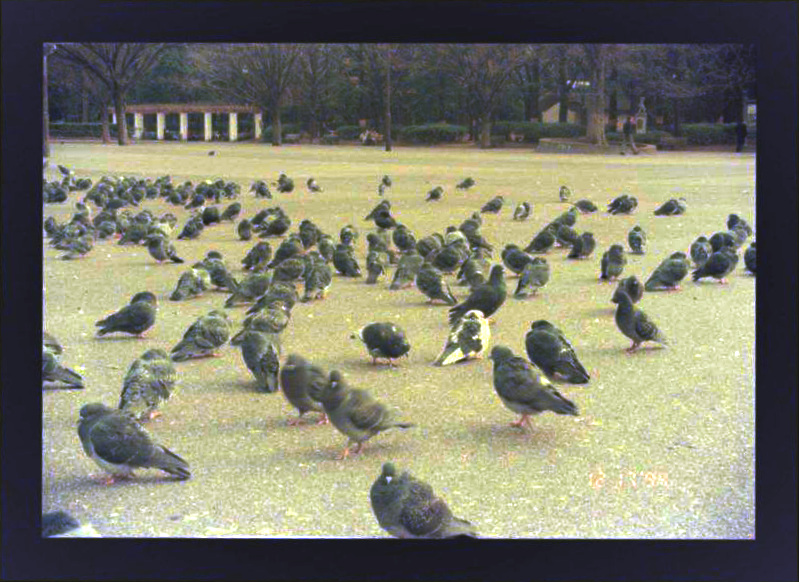
#> input picture site/src/img/color/19941217A-08-tokyo_legacy.jpg, 799 x 582 px
$ python -i geometry.py   (imports and definitions only)
#> lines starting #> are read from the running program, lines starting #| are printed output that depends on the picture; after the words box and inside, x2 and y2 are one past the last pixel; in counts of white or black regions, pixels touching at a corner belong together
#> further down, picture is the input picture: shape (582, 799, 3); mean B, G, R 108.4, 124.5, 124.9
"""Rilevamento del fotogramma, raddrizzamento prospettico e ritaglio."""
from __future__ import annotations

import cv2
import numpy as np

MIN_AREA_FRACTION = 0.20
MIN_RECT_FILL = 0.90
# un quadrilatero interno conta come fotogramma se ha almeno questa frazione dell'area esterna
INNER_MIN_FRACTION = 0.5
INNER_MAX_FRACTION = 0.85


RECT_SIDE_TOL = 0.10    # lati opposti: differenza massima (prospettiva leggera)
RECT_ANGLE_TOL = 8.0    # angoli: scarto massimo da 90° (gradi)


# [12 lines left out: function _is_rectangular, not called in this run]


def _inside(inner: np.ndarray, outer: np.ndarray, tol: float = 3.0) -> bool:
    poly = outer.reshape(-1, 1, 2).astype(np.float32)
    return all(cv2.pointPolygonTest(poly, (float(x), float(y)), True) >= -tol for x, y in inner)


def _order(pts: np.ndarray) -> np.ndarray:
    """Ordina gli angoli: alto-sinistra, alto-destra, basso-destra, basso-sinistra."""
    s = pts.sum(axis=1)
    d = pts[:, 1] - pts[:, 0]
    return np.array([pts[np.argmin(s)], pts[np.argmin(d)], pts[np.argmax(s)], pts[np.argmax(d)]],
                    np.float32)


def _otsu(values: np.ndarray) -> float:
    v = values.astype(np.uint8).reshape(1, -1)
    t, _ = cv2.threshold(v, 0, 255, cv2.THRESH_BINARY + cv2.THRESH_OTSU)
    return float(t)


def _touches_border(c: np.ndarray, shape: tuple[int, ...], margin: int = 2) -> bool:
    x, y, w, h = cv2.boundingRect(c)
    return x <= margin or y <= margin or x + w >= shape[1] - margin or y + h >= shape[0] - margin


def _quad(c: np.ndarray) -> tuple[np.ndarray, bool] | None:
    """Quadrilatero del contorno e se è netto (True) o approssimato da un rettangolo (False)."""
    approx = cv2.approxPolyDP(c, 0.02 * cv2.arcLength(c, True), True)
    if len(approx) == 4 and cv2.isContourConvex(approx):
        return _order(approx.reshape(4, 2).astype(np.float32)), True
    rect = cv2.minAreaRect(c)
    if cv2.contourArea(c) / max(rect[1][0] * rect[1][1], 1.0) >= MIN_RECT_FILL:
        return _order(cv2.boxPoints(rect).astype(np.float32)), False
    return None


def find_frame_corners(img: np.ndarray, aspect: float = 1.5) -> np.ndarray | None:
    """Cerca il fotogramma: la zona scura più grande che non tocca i bordi della foto.

    La foto contiene fino a quattro livelli di luminosità (porta-negativi nero, fotogramma,
    base della pellicola, luce nuda): si provano più soglie, così il fotogramma emerge
    qualunque sia lo sfondo.
    """
#> called with aspect = 1.5
    lum = np.log10(np.clip(img.mean(axis=-1), 1e-4, None))
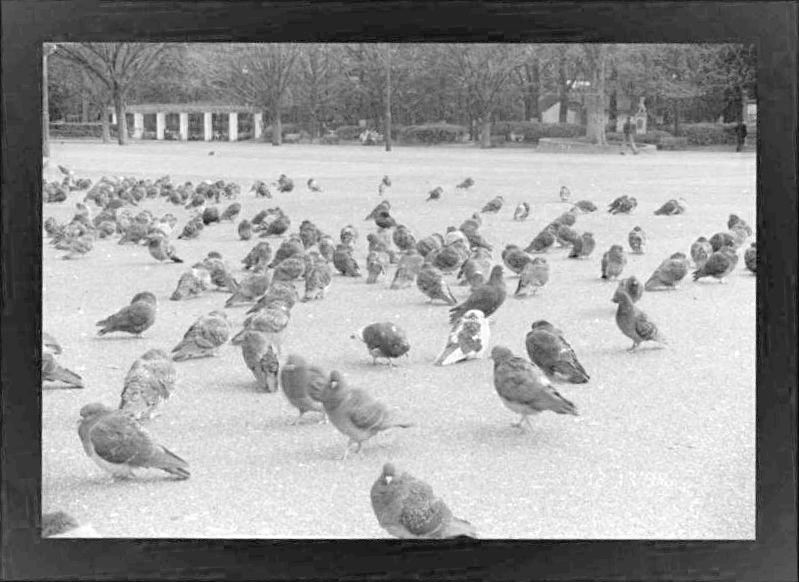
#> lum: shape (582, 799) float64; min 1.33, max 2.41, mean 1.98; drawn with min black and max white
    if float(lum.max() - lum.min()) < 1e-3:
        return None
    lum8 = cv2.normalize(lum, None, 0, 255, cv2.NORM_MINMAX).astype(np.uint8)
    lum8 = cv2.GaussianBlur(lum8, (0, 0), max(1.0, 0.003 * min(img.shape[:2])))
    t1 = _otsu(lum8)
#> in _otsu, `t, _ = cv2.threshold(v, 0, 255, cv2.THRESH_BINARY + cv2.THRESH_OTSU)`: t = 146
#> t1 = 146
    thresholds = {t1}
#> thresholds = 1 item
    for part in (lum8[lum8 <= t1], lum8[lum8 > t1]):
        if part.size and part.min() != part.max():
            thresholds.add(_otsu(part))
#> this loop made 2 passes
#> t in _otsu on passes 1 to 2: 86, 196
#> after the loop, thresholds = 3 items
    min_area = MIN_AREA_FRACTION * img.shape[0] * img.shape[1]
    candidates: list[tuple[float, np.ndarray, bool]] = []
    kernel = np.ones((5, 5), np.uint8)
    for t in sorted(thresholds):
        mask = cv2.morphologyEx((lum8 <= t).astype(np.uint8) * 255, cv2.MORPH_CLOSE, kernel)
        # CCOMP: al primo livello ci sono i bordi esterni di TUTTE le zone scure, anche quelle
        # dentro un buco di un'altra (il fotogramma dentro la finestra del porta-negativi)
        contours, hier = cv2.findContours(mask, cv2.RETR_CCOMP, cv2.CHAIN_APPROX_SIMPLE)
        outer = [c for c, hh in zip(contours, hier[0]) if hh[3] == -1] if contours else []
        # la finestra del porta-negativi (buco di una zona scura che tocca il bordo) è un
        # candidato anche quando il contorno del fotogramma è irregolare
        windows = []
        for c, hh in zip(contours, hier[0]) if contours else []:
            if hh[3] == -1 and _touches_border(c, img.shape):
                child = hh[2]
                while child != -1:
                    windows.append(contours[child])
                    child = hier[0][child][0]
        for c in outer + windows:
            area = cv2.contourArea(c)
            if area < min_area or _touches_border(c, img.shape):
                continue
            q = _quad(c)
            if q is not None:
                candidates.append((area, *q))
#> this loop made 3 passes
#> t on pass 1: 86
#> pass 1, in find_frame_corners, `mask = cv2.morphologyEx((lum8 <= t).astype(np.uint8) * 255, cv2.MORPH_..`:
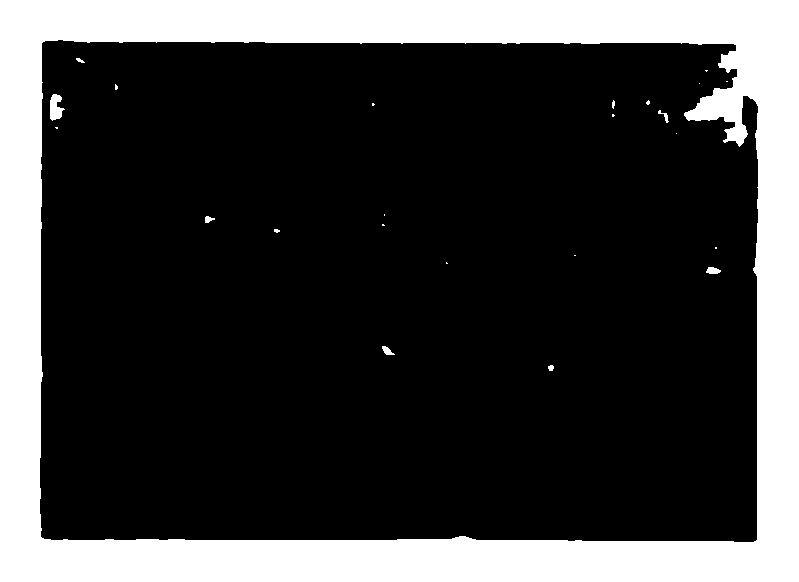
#> mask: shape (582, 799); 24.3% white; 24 white regions (15 under 20 px), largest, box (x1, y1, x2, y2) and area: (0, 0, 799, 582) 112362, (50, 94, 65, 121) 262, (706, 267, 721, 274) 79
#> pass 2, in find_frame_corners, `mask = cv2.morphologyEx((lum8 <= t).astype(np.uint8) * 255, cv2.MORPH_..`:
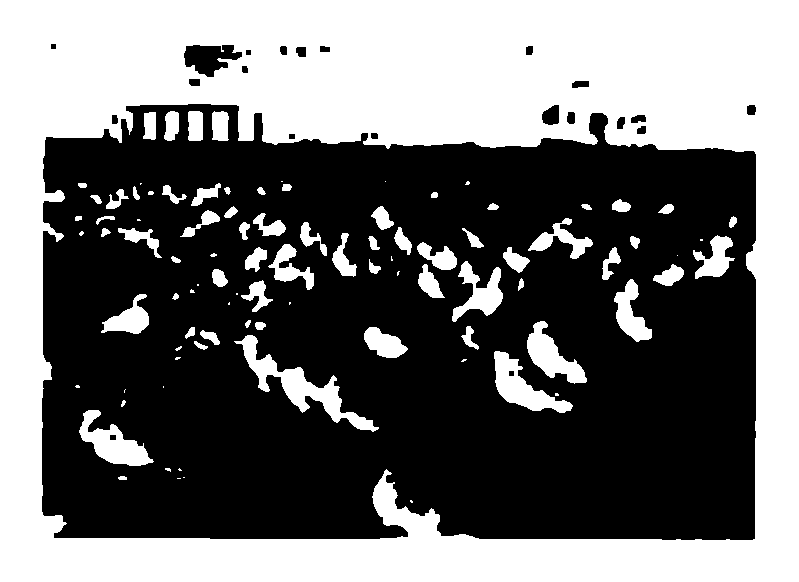
#> mask: shape (582, 799); 44% white; 95 white regions (28 under 20 px), largest, box (x1, y1, x2, y2) and area: (0, 0, 799, 582) 179171, (234, 335, 379, 432) 2937, (494, 351, 573, 413) 1928
#> pass 3, in find_frame_corners, `mask = cv2.morphologyEx((lum8 <= t).astype(np.uint8) * 255, cv2.MORPH_..`:
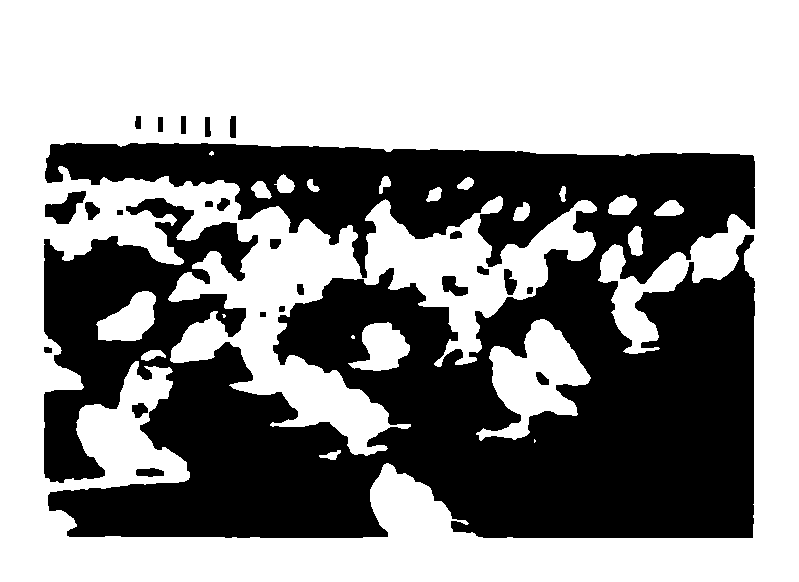
#> mask: shape (582, 799); 57.7% white; 24 black regions, largest, box (x1, y1, x2, y2) and area: (44, 143, 755, 538) 193568, (45, 191, 86, 224) 710, (442, 276, 468, 296) 321
#> after the loop, candidates = [(353979.5, [[41, 43], [735, 44], [757, 539], [42, 538]], True), (284737, [[41.65, 102.6], [756.7, 104.2], [755.8, 540.2], [40.69, 538.6]], False)]
    if not candidates:
        return None
    # si parte dal più grande e si scende verso quello interno: sulla luce nuda il più grande
    # è la striscia di pellicola (fotogramma + bordo chiaro), il fotogramma sta dentro
    candidates.sort(key=lambda a: -a[0])
    best_area, best, _ = candidates[0]
#> best_area = 353979.5; best = [[41, 43], [735, 44], [757, 539], [42, 538]]
    for area, q, clean in candidates[1:]:
        # lo stesso fotogramma a soglie diverse cambia area di pochi %: serve un oggetto distinto,
        # con un contorno netto (un fotogramma "mangiato" da zone chiare darebbe un ritaglio sbagliato:
        # meglio tenere la finestra e rifilare poi il bordo della pellicola)
        if (clean and _is_rectangular(q) and INNER_MIN_FRACTION * best_area <= area <= INNER_MAX_FRACTION * best_area
                and _inside(q, best)):
            best_area, best = area, q
#> this loop made 1 pass
#> (area, clean) on pass 1: (284737, False)
#> after the loop, best_area = 353979.5
    return best


ASPECT_SNAP = 0.035  # entro il 3,5% dal formato nominale si aggancia (prospettiva); una striscia con bordo (~1,42) no


# [19 lines left out: function warp_frame, not called in this run]


DARK_EDGE_RATIO = 0.25
DARK_EDGE_MAX_FRAC = 0.05
DARK_EDGE_OUTER_FRAC = 0.02   # righe esterne di transizione tollerate
DARK_EDGE_SOFT = 2.0          # "quasi scure": sotto il doppio della soglia


# [31 lines left out: function trim_dark_edges, not called in this run]


REBATE_MAX_FRAC = 0.15
REBATE_UNIFORMITY = 0.02
REBATE_BRIGHTNESS = 0.9


REBATE_LEVEL_TOL = 0.03   # variazione massima di luminosità lungo la fascia di bordo
REBATE_OUTER_FRAC = 0.02   # righe esterne miste (bordo + luce nuda) tollerate prima del bordo
REBATE_SAFETY_FRAC = 0.005  # margine per la transizione sfocata tra bordo e immagine
REBATE_SAFETY_MIN_PX = 4


# [54 lines left out: functions trim_rebate_edges, snap_aspect, not called in this run]

>>> import cv2
>>> picture = cv2.imread('../site/src/img/color/19941217A-08-tokyo_legacy.jpg')
>>> result = find_frame_corners(picture)
#> result = [[41, 43], [735, 44], [757, 539], [42, 538]]

$ run again, on site/src/img/color/19941217A-10-tokyo_legacy.jpg
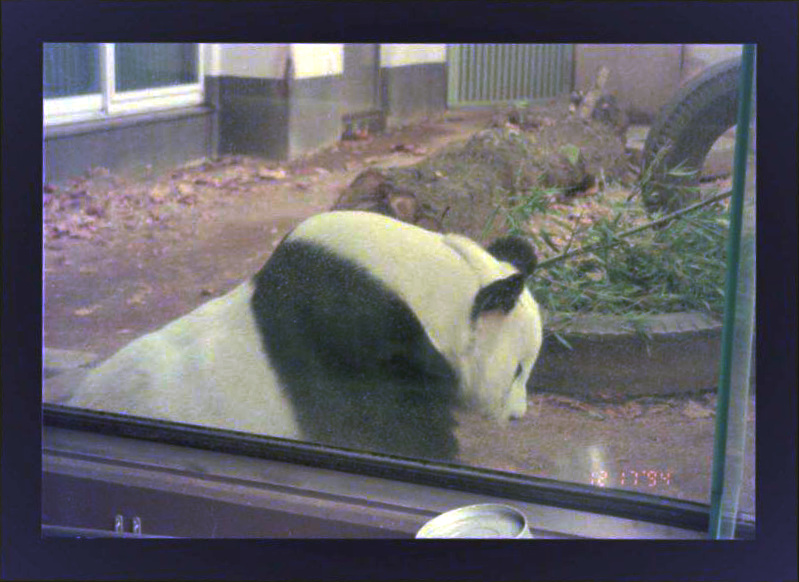
#> input picture site/src/img/color/19941217A-10-tokyo_legacy.jpg, 799 x 582 px
#> picture is the input picture: shape (582, 799, 3); mean B, G, R 102.6, 97, 98.5
#> in _otsu, `t, _ = cv2.threshold(v, 0, 255, cv2.THRESH_BINARY + cv2.THRESH_OTSU)`: t = 128
#> in find_frame_corners, `thresholds = {t1}`: thresholds = 1 item
#> the loop in find_frame_corners, `for part in (lum8[lum8 <= t1], lum8[lum8 > t1]):` made 2 passes
#> t in _otsu on passes 1 to 2: 83, 185
#> after the loop in find_frame_corners, `for part in (lum8[lum8 <= t1], lum8[lum8 > t1]):`: thresholds = 3 items
#> the loop in find_frame_corners, `for t in sorted(thresholds):` made 3 passes
#> t on passes 2 to 3: 128, 185
#> pass 1, in find_frame_corners, `mask = cv2.morphologyEx((lum8 <= t).astype(np.uint8) * 255, cv2.MORPH_..`:
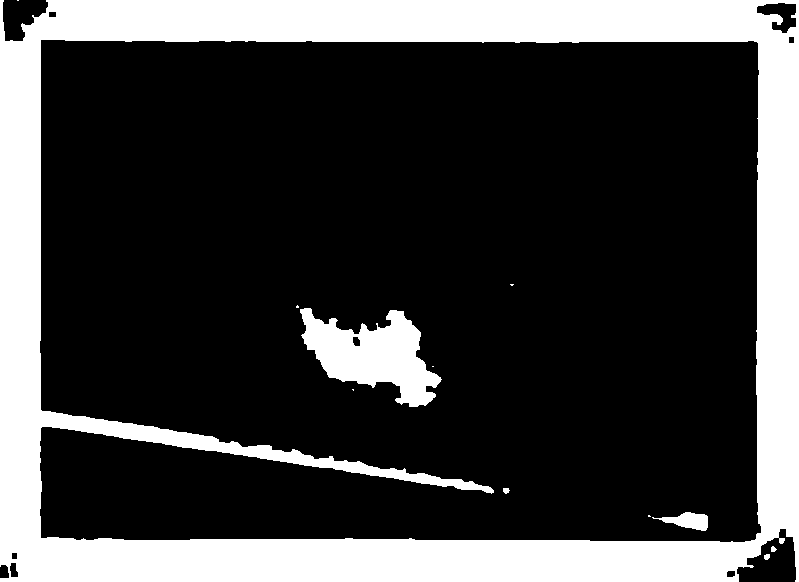
#> mask: shape (582, 799); 25.3% white; 12 white regions (6 under 20 px), largest, box (x1, y1, x2, y2) and area: (0, 0, 799, 582) 109618, (300, 308, 442, 407) 7313, (652, 512, 708, 531) 562, (503, 488, 510, 494) 32, (764, 554, 770, 560) 30, (771, 546, 777, 552) 26
#> pass 3, in find_frame_corners, `mask = cv2.morphologyEx((lum8 <= t).astype(np.uint8) * 255, cv2.MORPH_..`:
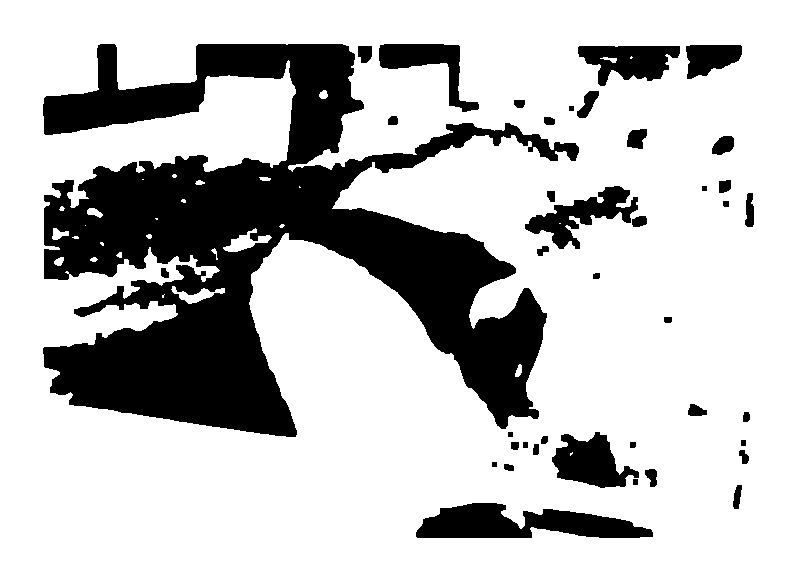
#> mask: shape (582, 799); 76.1% white; 40 black regions, largest, box (x1, y1, x2, y2) and area: (43, 44, 579, 437) 90904, (416, 503, 653, 538) 5282, (552, 432, 639, 488) 2821
#> after the loop in find_frame_corners, `for t in sorted(thresholds):`: candidates = [(352903.5, [[39.44, 38.96], [761.7, 40.01], [761, 542.1], [38.71, 541]], False)]
#> in find_frame_corners, `best_area, best, _ = candidates[0]`: best_area = 352903.5; best = [[39.44, 38.96], [761.7, 40.01], [761, 542.1], [38.71, 541]]
#> after the loop in find_frame_corners, `for area, q, clean in candidates[1:]:`: best_area = 352903.5
#> result has the same summary as best in find_frame_corners

$ run again, on site/src/img/color/19941217A-15-tokyo_legacy.jpg
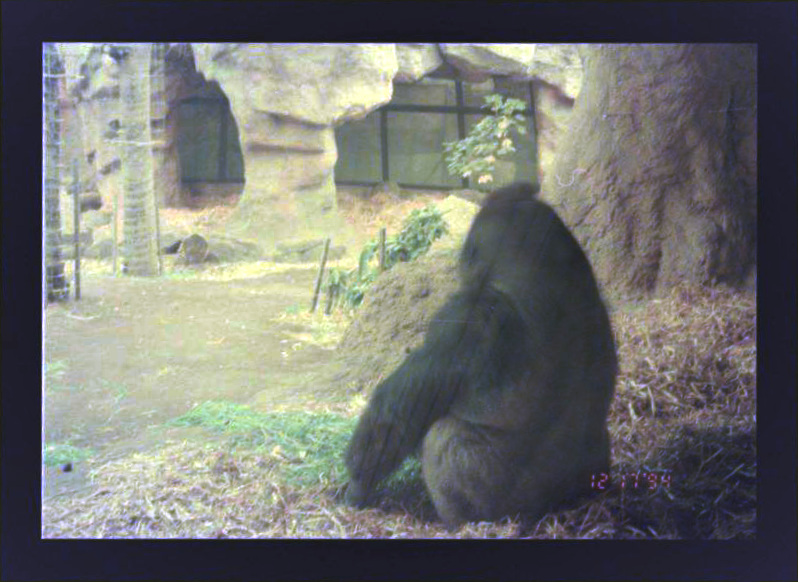
#> input picture site/src/img/color/19941217A-15-tokyo_legacy.jpg, 798 x 582 px
#> picture is the input picture: shape (582, 798, 3); mean B, G, R 111.7, 115.3, 114
#> in _otsu, `t, _ = cv2.threshold(v, 0, 255, cv2.THRESH_BINARY + cv2.THRESH_OTSU)`: t = 144
#> in find_frame_corners, `thresholds = {t1}`: thresholds = 1 item
#> the loop in find_frame_corners, `for part in (lum8[lum8 <= t1], lum8[lum8 > t1]):` made 2 passes
#> t in _otsu on passes 1 to 2: 89, 197
#> after the loop in find_frame_corners, `for part in (lum8[lum8 <= t1], lum8[lum8 > t1]):`: thresholds = 3 items
#> the loop in find_frame_corners, `for t in sorted(thresholds):` made 3 passes
#> t on passes 2 to 3: 144, 197
#> pass 1, in find_frame_corners, `mask = cv2.morphologyEx((lum8 <= t).astype(np.uint8) * 255, cv2.MORPH_..`:
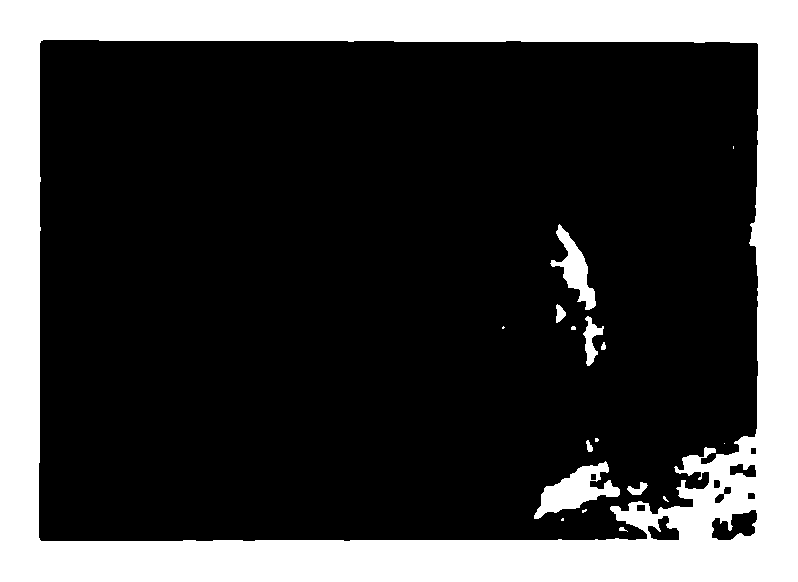
#> mask: shape (582, 798); 25.3% white; 17 white regions (8 under 20 px), largest, box (x1, y1, x2, y2) and area: (0, 0, 798, 582) 113180, (534, 461, 620, 519) 2141, (550, 224, 596, 310) 1412
#> pass 3, in find_frame_corners, `mask = cv2.morphologyEx((lum8 <= t).astype(np.uint8) * 255, cv2.MORPH_..`:
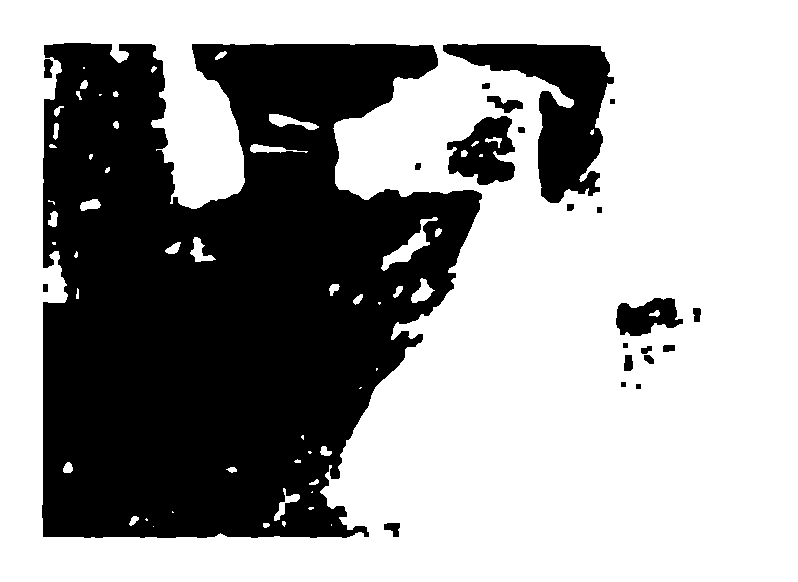
#> mask: shape (582, 798); 62.8% white; 22 black regions, largest, box (x1, y1, x2, y2) and area: (42, 43, 482, 538) 155982, (443, 44, 614, 203) 10969, (447, 116, 515, 185) 2997
#> after the loop in find_frame_corners, `for t in sorted(thresholds):`: candidates = [(350800.5, [[39.01, 38.86], [758.8, 40.57], [757.6, 542.7], [37.82, 541]], False)]
#> in find_frame_corners, `best_area, best, _ = candidates[0]`: best_area = 350800.5; best = [[39.01, 38.86], [758.8, 40.57], [757.6, 542.7], [37.82, 541]]
#> after the loop in find_frame_corners, `for area, q, clean in candidates[1:]:`: best_area = 350800.5
#> result has the same summary as best in find_frame_corners
